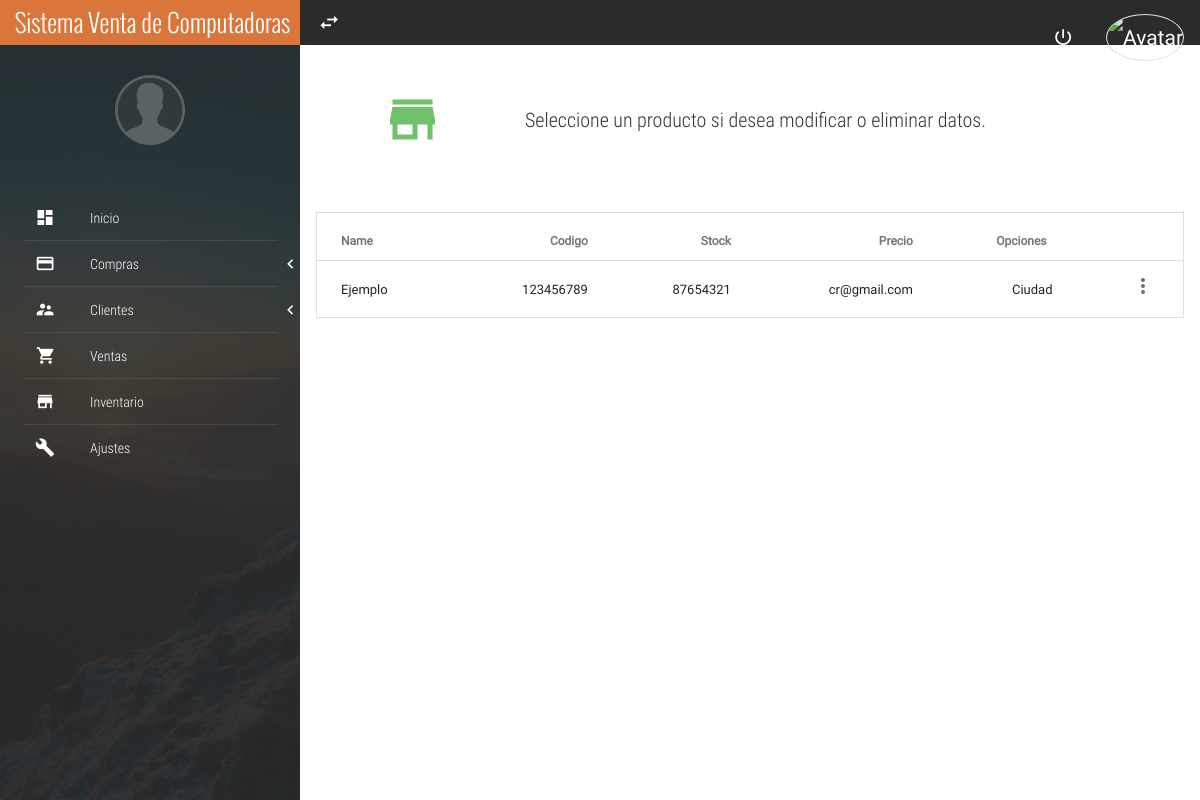
The app's page /inventario/ with its own data.
### TiendaEquipo/models.py (models this page shows, shortened)
class Proveedor(models.Model):
    nombre = models.CharField(max_length=25, unique=True)
    direccion = models.CharField(max_length=45)
    telefono = models.IntegerField()
    correo = models.EmailField()
    nit = models.CharField(max_length=9)

### TiendaEquipo/views.py (the view)
# urls.py: path('inventario/', inventario, name="inventario"),
def inventario(request):
    productos = Proveedor.objects.all()
    return render(request, "TiendaEquipo/inventario.html", {'productos': productos})

### TiendaEquipo/templates/TiendaEquipo/inventario.html (shortened to what this page needs)
{% extends 'TiendaEquipo/base.html' %}
{% load static %}
{% block contenido %}
<section class="full-width header-well">
    <div class="full-width header-well-icon">
        <i class="zmdi zmdi-store"></i>
    </div>
    <div class="full-width header-well-text">
        <p class="text-condensedLight">
            Seleccione un producto si desea modificar o eliminar datos.
        </p>
    </div>
</section>
<div class="full-width divider-menu-h"></div>
<div class="mdl-grid">
    <div class="mdl-cell mdl-cell--4-col-phone mdl-cell--8-col-tablet mdl-cell--12-col-desktop">
        <div class="table-responsive">
            <table class="mdl-data-table mdl-js-data-table mdl-shadow--2dp full-width table-responsive">
                <thead>
                    <tr>
                        <th class="mdl-data-table__cell--non-numeric">Name</th>
                        <th>Codigo</th>
                        <th>Stock</th>
                        <th>Precio</th>
                        <th>Opciones</th>
                    </tr>
                </thead>
                <tbody>
                    {% for producto in productos %}
                        <tr>
                            <td class="mdl-data-table__cell--non-numeric">{{ producto.nombre }}</td>
                            <td>{{ producto.nit }}</td>
                            <td>{{ producto.telefono }}</td>
                            <td>{{ producto.correo }}</td>
                            <td>{{ producto.direccion }}</td>
                            <td> <div class="mdl-button mdl-js-button mdl-button--icon" id="{{ producto.id }}"><i class="zmdi zmdi-more-vert"></i></div>
                            </td>
                        </tr>
                    {% endfor %}
                </tbody>
            </table>
        </div>
    </div>
</div>
{% endblock %}

### TiendaEquipo/static/TiendaEquipo/css/main.css (style rules this page uses)
:root { --color-text: #3F51B5; --primary-color: #2B2B2C; --acent-color: #DB763B; }
html, body { width: 100%; height: 100%; margin: 0; padding: 0; font-size: 16px; font-family: "RobotoRegular"; position: relative; background-color: #fff; }
.text-condensedLight { font-family: "RobotoCondensedLight"; }
.full-width { margin: 0; padding: 0; width: 100%; box-sizing: border-box; }
.table-responsive { overflow: auto; }
.divider-menu-h { height: 0; border-top: 1px solid rgba(255, 255, 255, .09); width: 85%; margin: 0 auto; }
.table-responsive { width: 100%; overflow-x: scroll; position: relative; }
.header-well, .header-well-icon, .header-well-text { min-height: 150px; height: auto; }
.header-well { position: relative; }
.header-well-icon, .header-well-text { position: absolute; top: 0; color: #333; }
.header-well-icon { left: 0; width: 25%; }
.header-well-icon i, .header-well-text p { position: absolute; top: 50%; display: block; width: 100%; transform: translateY(-50%); }
.header-well-icon i { text-align: center; font-size: 60px; }
.header-well-text { right: 0; width: 75%; }
.header-well-text p { font-size: 20px; margin: 0; padding: 0; }
.mdl-button--icon .zmdi-more-vert { color: #62757f; }
.header-well-icon .zmdi-store { color: #70c16c; }

### records on screen
Proveedor: nombre "Ejemplo", nit "123456789", telefono "87654321", correo "cr@gmail.com", direccion "Ciudad"
